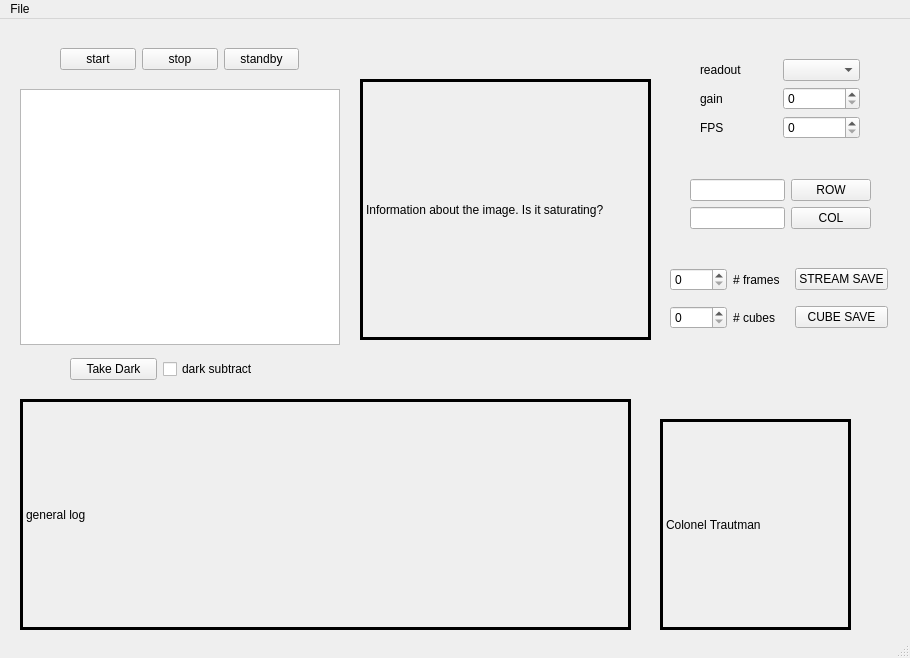
<?xml version="1.0" encoding="UTF-8"?>
<ui version="4.0">
 <class>MainWindow</class>
 <widget class="QMainWindow" name="MainWindow">
  <property name="geometry">
   <rect>
    <x>0</x>
    <y>0</y>
    <width>910</width>
    <height>658</height>
   </rect>
  </property>
  <property name="maximumSize">
   <size>
    <width>16777215</width>
    <height>16777215</height>
   </size>
  </property>
  <property name="windowTitle">
   <string>MainWindow</string>
  </property>
  <widget class="QWidget" name="centralwidget">
   <widget class="PlotWidget" name="gView_ROI">
    <property name="geometry">
     <rect>
      <x>20</x>
      <y>70</y>
      <width>320</width>
      <height>256</height>
     </rect>
    </property>
    <property name="minimumSize">
     <size>
      <width>320</width>
      <height>256</height>
     </size>
    </property>
    <property name="maximumSize">
     <size>
      <width>320</width>
      <height>256</height>
     </size>
    </property>
   </widget>
   <widget class="QLabel" name="label_3">
    <property name="geometry">
     <rect>
      <x>360</x>
      <y>60</y>
      <width>291</width>
      <height>261</height>
     </rect>
    </property>
    <property name="frameShape">
     <enum>QFrame::Panel</enum>
    </property>
    <property name="lineWidth">
     <number>3</number>
    </property>
    <property name="text">
     <string>Information about the image. Is it saturating?</string>
    </property>
   </widget>
   <widget class="QWidget" name="gridLayoutWidget">
    <property name="geometry">
     <rect>
      <x>690</x>
      <y>160</y>
      <width>181</width>
      <height>51</height>
     </rect>
    </property>
    <layout class="QGridLayout" name="gridLayout">
     <item row="0" column="1">
      <widget class="QPushButton" name="pushButton_5">
       <property name="sizePolicy">
        <sizepolicy hsizetype="Ignored" vsizetype="Fixed">
         <horstretch>0</horstretch>
         <verstretch>0</verstretch>
        </sizepolicy>
       </property>
       <property name="text">
        <string>ROW</string>
       </property>
      </widget>
     </item>
     <item row="0" column="0">
      <widget class="QLineEdit" name="lineEdit">
       <property name="sizePolicy">
        <sizepolicy hsizetype="Fixed" vsizetype="Fixed">
         <horstretch>0</horstretch>
         <verstretch>0</verstretch>
        </sizepolicy>
       </property>
      </widget>
     </item>
     <item row="1" column="0">
      <widget class="QLineEdit" name="lineEdit_2">
       <property name="sizePolicy">
        <sizepolicy hsizetype="Fixed" vsizetype="Fixed">
         <horstretch>0</horstretch>
         <verstretch>0</verstretch>
        </sizepolicy>
       </property>
      </widget>
     </item>
     <item row="1" column="1">
      <widget class="QPushButton" name="pushButton_6">
       <property name="sizePolicy">
        <sizepolicy hsizetype="Minimum" vsizetype="Fixed">
         <horstretch>0</horstretch>
         <verstretch>0</verstretch>
        </sizepolicy>
       </property>
       <property name="text">
        <string>COL</string>
       </property>
      </widget>
     </item>
    </layout>
   </widget>
   <widget class="QLabel" name="label_4">
    <property name="geometry">
     <rect>
      <x>660</x>
      <y>400</y>
      <width>191</width>
      <height>211</height>
     </rect>
    </property>
    <property name="frameShape">
     <enum>QFrame::Panel</enum>
    </property>
    <property name="lineWidth">
     <number>3</number>
    </property>
    <property name="text">
     <string>Colonel Trautman</string>
    </property>
   </widget>
   <widget class="QWidget" name="gridLayoutWidget_2">
    <property name="geometry">
     <rect>
      <x>60</x>
      <y>20</y>
      <width>239</width>
      <height>41</height>
     </rect>
    </property>
    <layout class="QGridLayout" name="gridLayout_2">
     <item row="0" column="0">
      <widget class="QPushButton" name="pushButton_2">
       <property name="text">
        <string>start</string>
       </property>
      </widget>
     </item>
     <item row="0" column="1">
      <widget class="QPushButton" name="pushButton_3">
       <property name="text">
        <string>stop</string>
       </property>
      </widget>
     </item>
     <item row="0" column="2">
      <widget class="QPushButton" name="pushButton_4">
       <property name="text">
        <string>standby</string>
       </property>
      </widget>
     </item>
    </layout>
   </widget>
   <widget class="QWidget" name="gridLayoutWidget_3">
    <property name="geometry">
     <rect>
      <x>670</x>
      <y>240</y>
      <width>218</width>
      <height>80</height>
     </rect>
    </property>
    <layout class="QGridLayout" name="gridLayout_3">
     <item row="0" column="2">
      <widget class="QPushButton" name="pushButton_8">
       <property name="text">
        <string>STREAM SAVE</string>
       </property>
      </widget>
     </item>
     <item row="0" column="0">
      <widget class="QSpinBox" name="spinBox_3"/>
     </item>
     <item row="0" column="1">
      <widget class="QLabel" name="label_5">
       <property name="text">
        <string># frames</string>
       </property>
      </widget>
     </item>
     <item row="1" column="0">
      <widget class="QSpinBox" name="spinBox_4"/>
     </item>
     <item row="1" column="1">
      <widget class="QLabel" name="label_6">
       <property name="text">
        <string># cubes</string>
       </property>
      </widget>
     </item>
     <item row="1" column="2">
      <widget class="QPushButton" name="pushButton_7">
       <property name="text">
        <string>CUBE SAVE</string>
       </property>
      </widget>
     </item>
    </layout>
   </widget>
   <widget class="QWidget" name="gridLayoutWidget_4">
    <property name="geometry">
     <rect>
      <x>700</x>
      <y>40</y>
      <width>160</width>
      <height>81</height>
     </rect>
    </property>
    <layout class="QGridLayout" name="gridLayout_4">
     <item row="0" column="0">
      <widget class="QLabel" name="label_7">
       <property name="text">
        <string>readout</string>
       </property>
      </widget>
     </item>
     <item row="2" column="0">
      <widget class="QLabel" name="label_2">
       <property name="text">
        <string>FPS</string>
       </property>
      </widget>
     </item>
     <item row="1" column="0">
      <widget class="QLabel" name="label">
       <property name="text">
        <string>gain</string>
       </property>
      </widget>
     </item>
     <item row="0" column="1">
      <widget class="QComboBox" name="comboBox"/>
     </item>
     <item row="1" column="1">
      <widget class="QSpinBox" name="spinBox"/>
     </item>
     <item row="2" column="1">
      <widget class="QSpinBox" name="spinBox_2"/>
     </item>
    </layout>
   </widget>
   <widget class="QLabel" name="label_8">
    <property name="geometry">
     <rect>
      <x>20</x>
      <y>380</y>
      <width>611</width>
      <height>231</height>
     </rect>
    </property>
    <property name="frameShape">
     <enum>QFrame::Panel</enum>
    </property>
    <property name="lineWidth">
     <number>3</number>
    </property>
    <property name="text">
     <string>general log</string>
    </property>
   </widget>
   <widget class="QWidget" name="gridLayoutWidget_5">
    <property name="geometry">
     <rect>
      <x>70</x>
      <y>330</y>
      <width>189</width>
      <height>41</height>
     </rect>
    </property>
    <layout class="QGridLayout" name="gridLayout_5">
     <item row="0" column="0">
      <widget class="QPushButton" name="pushButton">
       <property name="text">
        <string>Take Dark</string>
       </property>
      </widget>
     </item>
     <item row="0" column="1">
      <widget class="QCheckBox" name="checkBox">
       <property name="text">
        <string>dark subtract</string>
       </property>
      </widget>
     </item>
    </layout>
   </widget>
  </widget>
  <widget class="QMenuBar" name="menubar">
   <property name="geometry">
    <rect>
     <x>0</x>
     <y>0</y>
     <width>910</width>
     <height>20</height>
    </rect>
   </property>
   <widget class="QMenu" name="menuFile">
    <property name="title">
     <string>File</string>
    </property>
   </widget>
   <addaction name="menuFile"/>
  </widget>
  <widget class="QStatusBar" name="statusbar"/>
 </widget>
 <customwidgets>
  <customwidget>
   <class>PlotWidget</class>
   <extends>QGraphicsView</extends>
   <header>pyqtgraph</header>
  </customwidget>
 </customwidgets>
 <resources/>
 <connections/>
</ui>
